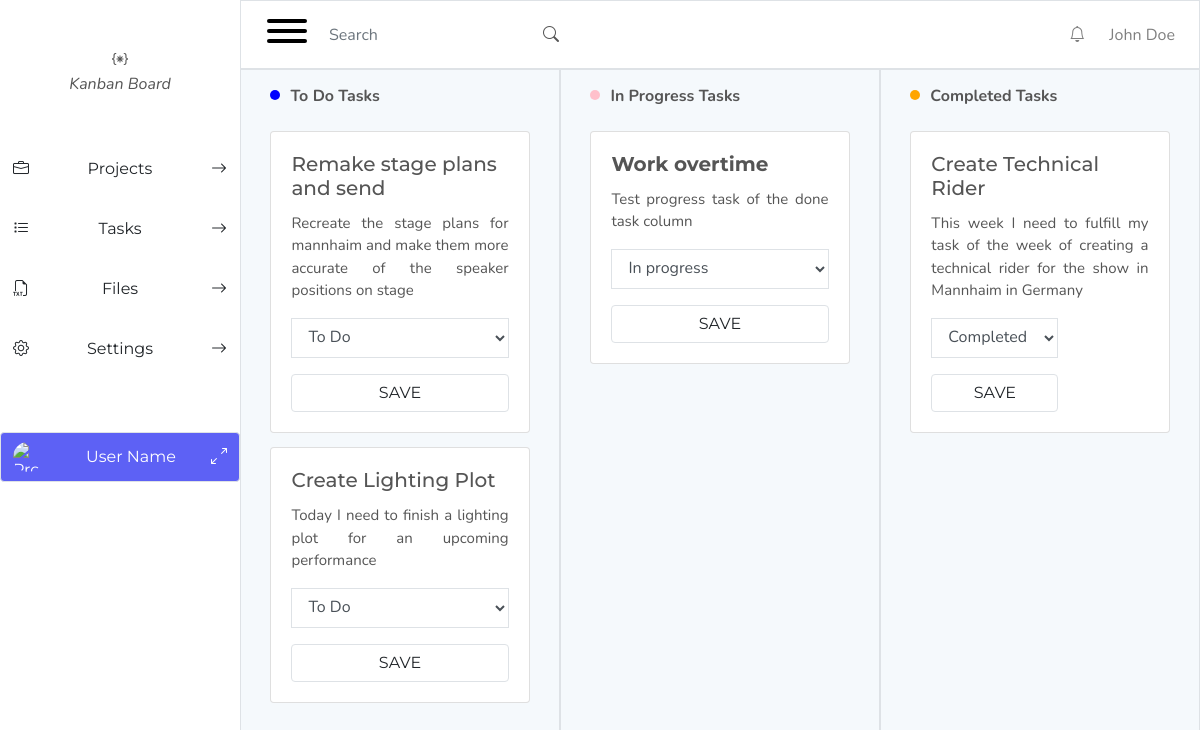
The page / on the database its author committed.
### tasks/models.py (models this page shows, shortened)
class Tasks(models.Model):
    task = models.CharField(max_length=300, unique=True)
    author = models.ForeignKey(User, on_delete=models.CASCADE)
    content = models.TextField()
    status = models.IntegerField(choices=STATUS, default=0)
    created_at = models.DateTimeField(auto_now_add=True)
    updated_at = models.DateTimeField(auto_now=True)
    class Meta:
        ordering = ['-created_at']
        verbose_name_plural = "Task"

### home/views.py (the view)
# urls.py: path('', views.index, name='home'),
def index(request):
    tasks_todo = Tasks.objects.filter(status=0)
    tasks_inprog = Tasks.objects.filter(status=1)
    tasks_done = Tasks.objects.filter(status=2)
    todo_list = [{'task': task.task, 'content': task.content, 'id': task.status} for task in tasks_todo]
    inprog_list = [{'task': task.task, 'content': task.content, 'id': task.status} for task in tasks_inprog]
    done_list = [{'task': task.task, 'content': task.content, 'id': task.status} for task in tasks_done]
    context = {
        'todo_list': todo_list,
        'inprog_list': inprog_list,
        'done_list': done_list,
    }
    return render(request, 'home/index.html', context)

### home/templates/home/index.html (shortened to what this page needs)
{% load static %}
<!DOCTYPE html>
<html>
    <head>
        <link rel="stylesheet" href="https://stackpath.bootstrapcdn.com/bootstrap/4.4.1/css/bootstrap.min.css">
        <link rel="stylesheet" href="https://cdn.jsdelivr.net/npm/bootstrap-icons@1.10.3/font/bootstrap-icons.css">
        <link rel="stylesheet" href="{% static 'css/base.css' %}">
        <link rel="stylesheet" href="{% static 'css/hamburgers.css' %}">
    </head>
    <body>
        <div class="home-container">
            <div class="sidebar">
                <div class="logo w-100 my-5 text-center">
                    <i class="bi bi-braces-asterisk"><p class="">Kanban Board</p> </i>
                </div>
                <button class="btn menu-button flex-parent" type="button" data-toggle="collapse" data-target="#projects" aria-expanded="false" aria-controls="collapseExample">
                    <i class="bi bi-briefcase"></i>
                    <p class="flex-child">Projects</p>
                    <i class="bi bi-arrow-right"></i>
                </button>
                <button class="btn menu-button flex-parent" type="button" data-toggle="collapse" data-target="#tasks" aria-expanded="false" aria-controls="collapseExample">
                    <i class="bi bi-list-task"></i>
                    <p class="flex-child">Tasks</p>
                    <i class="bi bi-arrow-right"></i>
                </button>
                <button class="btn menu-button flex-parent" type="button" data-toggle="collapse" data-target="#files" aria-expanded="false" aria-controls="collapseExample">
                    <i class="bi bi-filetype-txt"></i>
                    <p class="flex-child">Files</p>
                    <i class="bi bi-arrow-right"></i>
                </button>
                <button class="btn menu-button flex-parent" type="button" data-toggle="collapse" data-target="#settings" aria-expanded="false" aria-controls="collapseExample">
                    <i class="bi bi-gear"></i>
                    <p class="flex-child">Settings</p>
                    <i class="bi bi-arrow-right"></i>
                </button>
                <div class="profile-sidebar my-5">
                  <button class="profile-btn btn rounded-5 position-relative border border-black d-flex align-items-center">
                    <img src="https://images.unsplash.com/photo-1494790108377-be9c29b29330?ixlib=rb-4.0.3&ixid=MnwxMjA3fDB8MHxwaG90by1wYWdlfHx8fGVufDB8fHx8&auto=format&fit=crop&w=687&q=80" alt="Profile image" style="border-radius: 50%; width: 30px; height: 30px;">
                    <span class="flex-grow-1 ml-2">User Name</span>
                    <i class="bi bi-arrows-angle-expand"></i>
                  </button>
                </div>
            </div>
            <div class="content">
                <nav class="navbar navbar-expand-lg navbar-light bg-white border border-black">
                    <div class="ham-menu hamburger hamburger--slider">
                      <div class="hamburger-box">
                        <div class="hamburger-inner"></div>
                      </div>
                    </div>
                    <div class="collapse navbar-collapse" id="navbarNav">
                      <form class="form-inline my-2 my-lg-0">
                        <input class="form-control mr-sm-2" type="search" placeholder="Search" aria-label="Search">
                        <i class="bi bi-search"></i>
                      </form>
                      <ul class="navbar-nav ml-auto">
                        <li class="nav-item dropdown">
                          <a class="nav-link" href="#" id="notificationsDropdown" role="button" data-toggle="dropdown" aria-haspopup="true" aria-expanded="false">
                            <i class="bi bi-bell"></i>
                          </a>
                        </li>
                        <li class="nav-item dropdown">
                          <a class="nav-link" href="#" id="profileDropdown" role="button" data-toggle="dropdown" aria-haspopup="true" aria-expanded="false">
                            <span class="ml-2 d-none d-lg-inline">John Doe</span>
                          </a>
                        </li>
                      </ul>
                    </div>
                </nav>
                <div class="row">
                  <div class="col col-sm-6 col-md-4 border border-black">
                    <div class="task-header">
                      <div class="circle" id="to-do"></div>
                      <h6 class="task-title">To Do Tasks</h6>
                    </div>
                    {% for todo in todo_list %}
                      <div class="card">
                        <div class="card-body">
                          <h5 class="card-title">{{ todo.task }}</h5>
                          <p class="card-text text-justify">{{ todo.content }}</p>
                          <form id="update-task-form" method="post" action="{% url 'update_task_status' todo.id %}">
                            <div class="form-group border border-black"">
                              <select class="form-control" id="id_select" name="new_id">
                                <option value="0" selected="selected">To Do</option>
                              </select>
                            </div>
                            <button type="submit" class="btn border border-blue text-uppercase">Save</button>
                          </form>
                        </div>
                      </div>
                    {% endfor %}
                  </div>
                  <div class="col col-sm-6 col-md-4 border border-black">
                    <div class="task-header">
                      <div class="circle" id="in-prog"></div>
                      <h6 class="task-title">In Progress Tasks</h6>
                    </div>
                    {% for inprog in inprog_list %}
                      <div class="card">
                        <div class="card-body">
                          <h5 class="card-title font-weight-bold">{{ inprog.task }}</h5>
                          <p class="card-text text-justify">{{ inprog.content }}</p>
                          <form id="update-task-form-prog" method="post" action="{% url 'update_task_status' inprog.id %}">
                            <div class="form-group border border-black"">
                              <select class="form-control" id="id_select" name="new_id">
                                <option value="1" selected="selected">In progress</option>
                              </select>
                            </div>
                            <button type="submit" class="btn border border-black text-uppercase">Save</button>
                          </form>
                        </div>
                      </div>
                    {% endfor %}
                  </div>
                  <div class="col col-sm-6 col-md-4 border border-black">
                    <div class="task-header">
                      <div class="circle" id="complete"></div>
                      <h6 class="task-title">Completed Tasks</h6>
                    </div>
                    {% for done in done_list %}
                      <div class="card">
                        <div class="card-body">
                          <h5 class="card-title">{{ done.task }}</h5>
                          <p class="card-text text-justify">{{ done.content }}</p>
                          <div class="btn-group" role="group" aria-label="Task status">
                            <form id="update-task-form-done" method="post" action="{% url 'update_task_status' done.id %}">
                              <div class="form-group border border-black"">
                                <select class="form-control" id="id_select" name="new_id">
                                  <option value="2" selected="selected">Completed</option>
                                </select>
                              </div>
                              <button type="submit" class="btn border border-black text-uppercase">Save</button>
                            </form>
                          </div>
                        </div>
                      </div>
                    {% endfor %}
                  </div>
                </div>
            </div>
        </div>
    </body>
</html>

### static/css/base.css (style rules this page uses)
:root { --opacity-level: 1; --tab-width: 20%; --tab-open: 0px; --tab-closed: -40px; --open-width: 20%; --closed-width: -20%; --new-task:grey; --to-do:blue; --in-progress:pink; --complete: orange; }
html { height: 100%; }
body { background-size: cover; height: 100vh; width: 100vw; color: #555; background-color: white; font-family: 'Nunito', sans-serif; }
.home-container { display: flex; width: 100%; height: 100%; }
.content { height: 100%; flex: 1; background-color: #F5F9FC; }
.sidebar { opacity: var(--opacity-level); background-color: white; width: var(--tab-width); transition: width 0.3s ease-in-out; }
.form-control { border: none !important; outline: none !important; box-shadow: none !important; }
.flex-parent { display: flex; padding-top: 5%; }
.flex-child { flex: 1; }
.menu-button { width: 100%; }
.bi { transition: all 0.3s ease; }
ul { list-style: none; margin: 0; padding: 0; }
.profile-sidebar { margin: 0; padding: 0; width: 100%; display: flex; justify-content: center; align-items: center; }
.profile-btn { justify-content: center; align-items: center; width: 75%; height: 50px; color: white; background-color: #5d61f5; }
.row { margin: 0; padding: 0; height: 100%; width: 100%; }
.card { margin: 5%; }
.task-header { display: flex; align-items: center; margin: 0; padding-top: 5%; padding-right: 5%; padding-left: 5%; padding-bottom: 0; }
.circle { width: 10px; height: 10px; border-radius: 50%; margin-right: 10px; margin-bottom: 10px; }
h6 { font: inherit; font-weight: bold; }
#to-do { background-color: var(--to-do); }
#in-prog { background-color: var(--in-progress); }
#complete { background-color: var(--complete); }
.card-title { font-family: 'Montserrat', sans-serif; }
.card-text { font-size: 15px; }
.ham-menu { border: 1px solid red; }
.btn { font-family: 'Montserrat', sans-serif; width: 100%; }

### static/css/hamburgers.css (style rules this page uses)
.hamburger { padding: 10px 10px; display: inline-block; cursor: pointer; transition-property: opacity, filter; transition-duration: 0.15s; transition-timing-function: linear; font: inherit; color: inherit; text-transform: none; background-color: transparent; border: 0; margin: 0; overflow: visible; }
.hamburger-box { width: 40px; height: 24px; display: inline-block; position: relative; }
.hamburger-inner { display: block; top: 50%; margin-top: -2px; }
.hamburger-inner, .hamburger-inner::before, .hamburger-inner::after { width: 40px; height: 4px; background-color: #000; border-radius: 4px; position: absolute; transition-property: transform; transition-duration: 0.15s; transition-timing-function: ease; }
.hamburger-inner::before, .hamburger-inner::after { content: ""; display: block; }
.hamburger-inner::before { top: -10px; }
.hamburger-inner::after { bottom: -10px; }
.hamburger--slider .hamburger-inner { top: 2px; }
.hamburger--slider .hamburger-inner::before { top: 10px; transition-property: transform, opacity; transition-timing-function: ease; transition-duration: 0.15s; }
.hamburger--slider .hamburger-inner::after { top: 20px; }

### rows shown on the page
Tasks: task "Remake stage plans and send", content "Recreate the stage plans for mannhaim and make them more accurate of the speaker positions on stage"
Tasks: task "Create Lighting Plot", content "Today I need to finish a lighting plot for an upcoming performance"
Tasks: task "Work overtime", content "Test progress task of the done task column"
Tasks: task "Create Technical Rider", content "This week I need to fulfill my task of the week of creating a technical rider for the show in Mannhaim in Germany"
